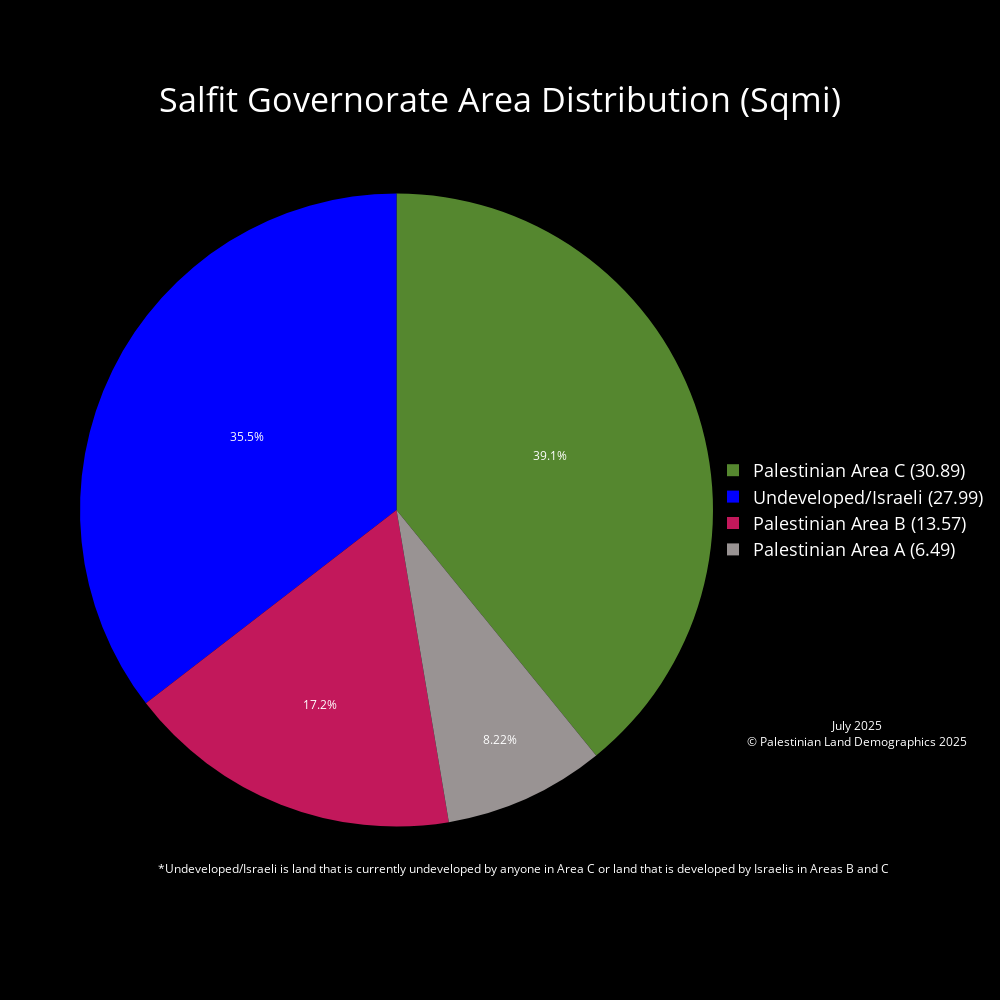

The notebook cell this image was saved under:
### Code cell
# Salfit Governorate
West_Bank_Governorates = Governorates[Governorates['Governorates_Code'] < 2000]
Salfit_gov = West_Bank_Governorates[West_Bank_Governorates['Governorates_Name'] == 'Salfit']
# Clip to Governorate
Salfit_land_mass = gpd.clip(Palestinian_Land_Mass, Salfit_gov)
Salfit_seam_zone = gpd.clip(Seam_Zone, Salfit_gov)
# Calculate Area for clipped layer
Salfit_land_mass['Area_sqmi'] = Salfit_land_mass['geometry'].to_crs(epsg=28191).area * 3.8610215854245e-7
Salfit_seam_zone['Area_sqmi'] = Salfit_seam_zone['geometry'].to_crs(epsg=28191).area * 3.8610215854245e-7
# Plot for Visualization
fig, ax = plt.subplots()
Salfit_gov.plot(ax = ax, facecolor = "white", edgecolor = "black", label = "Salfit Governorate")
Salfit_seam_zone.plot(ax=ax, facecolor = "#1a237e", edgecolor = "#1a237e", label = "Palestinian Seam Zone in Salfit")
Salfit_land_mass.plot(ax = ax, facecolor = "green", edgecolor = "green", label = "Palestinian Land Mass in Salfit")
plt.title(f"Palestinian Land Mass Salfit")
plt.xlabel('Longitude')
plt.ylabel('Latitude')
plt.show()
# Calculate the land mass in areas a, b, c etc..
# Salfit_seam_zone['Area_sqmi'].groupby([Salfit_seam_zone['CLASS']]).sum()
Salfit_gov_area_a_area = Salfit_land_mass[Salfit_land_mass['CLASS'] == 'A']['Area_sqmi'].sum()
Salfit_gov_area_b_area = Salfit_land_mass[Salfit_land_mass['CLASS'] == 'B']['Area_sqmi'].sum()
Salfit_area_c_seam_zone = Salfit_seam_zone[Salfit_seam_zone['CLASS'] == 'C']['Area_sqmi'].sum()
Salfit_gov_area_c_area = Salfit_land_mass[Salfit_land_mass['CLASS'] == 'C']['Area_sqmi'].sum() + Salfit_area_c_seam_zone # for total Palestinian land in Area C
Salfit_gov_area = Governorates[Governorates["Governorates_Name"] == "Salfit"]["Area_sqmi"].iloc[0]
print(Salfit_gov_area)
open_or_israeli_area = Salfit_gov_area - Salfit_gov_area_a_area - Salfit_gov_area_b_area - Salfit_gov_area_c_area

# declaring data from land mass calculations
data = [Salfit_gov_area_a_area, Salfit_gov_area_b_area, Salfit_gov_area_c_area, open_or_israeli_area]

# Custom color palette and labels
label_color_dict = {'Palestinian Area A' : '#999393', 'Palestinian Area B' : '#C2185B', 'Palestinian Area C' : '#55872F', 'Undeveloped/Israeli' : '#0000FF'}
labels = list(label_color_dict.keys())
palette_color = list(label_color_dict.values())
custom_labels = [f'{label} ({round(value, 2)})' for label, value in zip(labels, data)]

# Pie chart using plotly
fig = go.Figure(
    data=[
        go.Pie(
            labels=custom_labels,
            values=data,
            marker=dict(colors=palette_color)
            
        )
    ]
)

fig.update_traces(textposition='inside',       # puts text inside the pie chart
                    textinfo = 'percent',        # shows us the percent and the area in sqmi ('percent+label' to show both)
                    textfont_color='white')      # color of the labels inside the pie chart are set to white

fig.update_layout(
    paper_bgcolor='black',       # background color around the plot  
    plot_bgcolor='black',        # background color of the plot
    font_color='white',          # color of the legend and title
    title={
        'text': 'Salfit Governorate Area Distribution (Sqmi)',
        'x': 0.5,                # Middle
        'y': 0.90,                # Nearly at the top
        'xanchor': 'center',
        'yanchor': 'middle',
        'font': {'size': 34}     # Increase font size for the title
    },
    legend={
        'font': {'size': 18},     # Increase font size for the legend
        'x': 1,                   # Position legend to the right of the pie chart
        'y': 0.5,                 # Position legend in the middle
        'xanchor': 'left',
        'yanchor': 'middle'
    },
    annotations=[
        dict(
            text="*Undeveloped/Israeli is land that is currently undeveloped by anyone in Area C or land that is developed by Israelis in Areas B and C",
            x=0.7,
            y=0.05,
            showarrow=False,
            font=dict(color='white', size=12),
            xanchor='center'
        ),
        dict(
            text="July 2025<br>© Palestinian Land Demographics 2025",
            x=1.05,
            y=0.25,
            showarrow=False,
            font=dict(color='white', size=12),
            xanchor='left',
            yanchor='top'
        )
    ],
    width=1000,                  # width and height of the pie chart
    height=1000
)

fig.write_html('July2025\PieCharts_HTML\Salfit_Governorate_Area_Distribution_Pie_Chart.html')
fig.write_image('July2025\PieCharts_JPG\Salfit_Governorate_Area_Distribution_Pie_Chart.jpg')
fig.show()

### Figure 1 — Plotly figure (JSON) as saved in the notebook; plotly's stock layout.template omitted (floating-point values rounded to 4 significant figures)
{"data": [{"labels": ["Palestinian Area A (6.49)", "Palestinian Area B (13.57)", "Palestinian Area C (30.89)", "Undeveloped/Israeli (27.99)"], "marker": {"colors": ["#999393", "#C2185B", "#55872F", "#0000FF"]}, "textfont": {"color": "white"}, "textinfo": "percent", "textposition": "inside", "type": "pie", "values": [6.489, 13.57, 30.89, 27.99]}], "layout": {"annotations": [{"font": {"color": "white", "size": 12}, "showarrow": false, "text": "*Undeveloped/Israeli is land that is currently undeveloped by anyone in Area C or land that is developed by Israelis in Areas B and C", "x": 0.7, "xanchor": "center", "y": 0.05}, {"font": {"color": "white", "size": 12}, "showarrow": false, "text": "July 2025<br>© Palestinian Land Demographics 2025", "x": 1.05, "xanchor": "left", "y": 0.25, "yanchor": "top"}], "font": {"color": "white"}, "height": 1000, "legend": {"font": {"size": 18}, "x": 1, "xanchor": "left", "y": 0.5, "yanchor": "middle"}, "paper_bgcolor": "black", "plot_bgcolor": "black", "title": {"font": {"size": 34}, "text": "Salfit Governorate Area Distribution (Sqmi)", "x": 0.5, "xanchor": "center", "y": 0.9, "yanchor": "middle"}, "width": 1000}}
